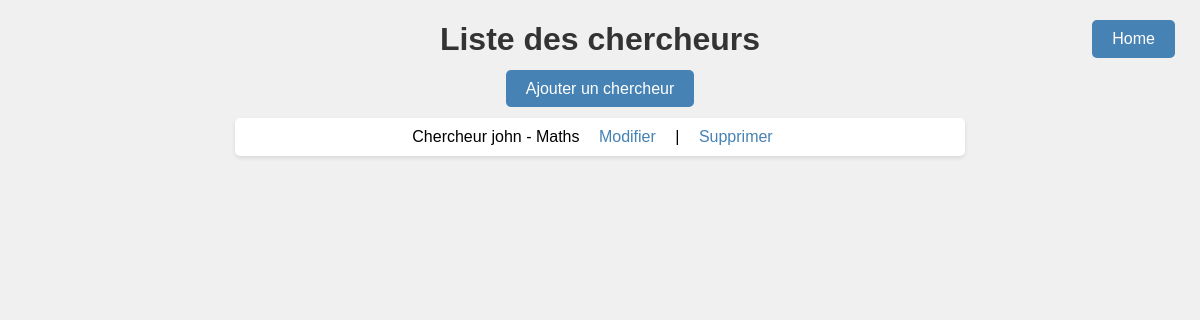
Before: /chercheurs/ with the older database file.
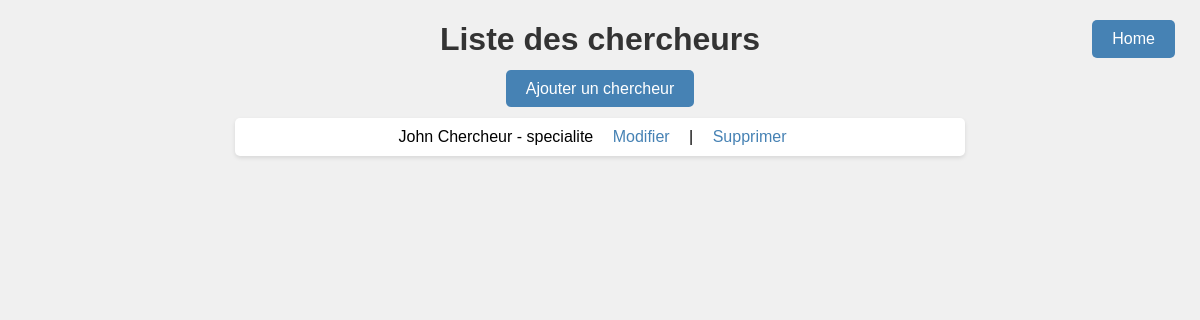
After: the same page with the newer database file.
### projects/models.py (models this page shows)
class Chercheur(models.Model):
    nom = models.CharField(max_length=100)
    specialite = models.CharField(max_length=100, default='specialite')
    projets = models.ManyToManyField('ProjetDeRecherche', blank=True)

### projects/views.py (the view)
# urls.py: path('chercheurs/', liste_chercheurs, name='list_chercheurs'),
def liste_chercheurs(request):
    chercheurs = Chercheur.objects.all()
    context = {
        'chercheurs': chercheurs
    }
    return render(request, 'chercheurs.html', context)

### projects/templates/chercheurs.html (shortened to what this page needs)
<!DOCTYPE html>
<html lang="fr">
<head>
</head>
<body>
    <div class="home-link">
        <a href="{% url 'home' %}">Home</a>
    </div>
    <h1>Liste des chercheurs</h1>
    <div class="add-link">
        <a href="{% url 'add_chercheur' %}">Ajouter un chercheur</a>
    </div>
    <ul>
        {% for chercheur in chercheurs %}
        <li>
            {{ chercheur.nom }} - {{ chercheur.specialite }}
            <a href="{% url 'update_chercheur' chercheur.id %}">Modifier</a> |
            <a href="{% url 'delete_chercheur' chercheur.id %}">Supprimer</a>
        </li>
        {% endfor %}
    </ul>
</body>
</html>

### projects/templates/chercheurs.html (style rules this page uses)
body { font-family: Arial, sans-serif; text-align: center; background-color: #f0f0f0; }
h1 { color: #333; }
ul { list-style-type: none; padding: 0; }
li { background: #fff; margin: 10px auto; padding: 10px; border-radius: 5px; width: 60%; box-shadow: 0 2px 4px rgba(0, 0, 0, 0.1); }
a { text-decoration: none; color: #4682B4; padding: 5px 10px; border-radius: 3px; margin: 0 5px; }
.home-link { position: absolute; top: 20px; right: 20px; }
.home-link a { display: inline-block; padding: 10px 20px; background-color: #4682B4; color: white; text-decoration: none; border-radius: 5px; transition: background-color 0.3s ease; }
.add-link { margin-bottom: 20px; }
.add-link a { background-color: #4682B4; color: white; padding: 10px 20px; border-radius: 5px; text-decoration: none; transition: background-color 0.3s ease; }

Changed rows visible on the page:
removed Chercheur: nom "Chercheur john", specialite "Maths"
added Chercheur: nom "John Chercheur", specialite "specialite"
